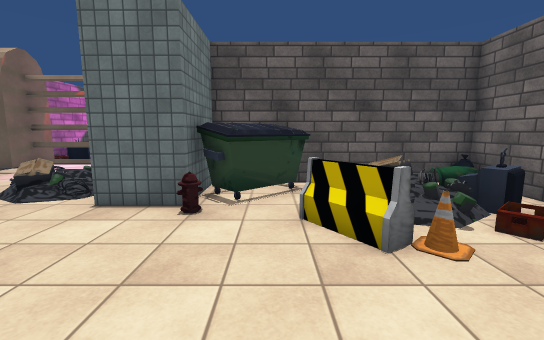
[1] (above)

23 first-person views from a walk through a 3-D level made in the Unity game engine. The camera is 1.5 m above the floor, tilts 8° down and sees 90° across. The floor is counted in squares, 1 m on a side. Each view is taken from the middle of a square. On the plan, view 1 faces up. The plan holds only what a view shows up to about 14 squares ahead; the rest is blank. The place goes on beyond the plan. The player is left out. Some animated figures are not drawn. Some surface patterns are stand-ins.

[2]
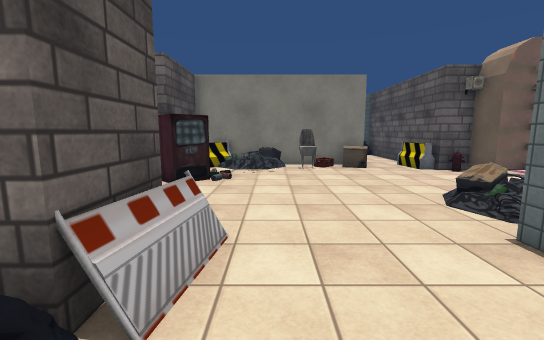

[3]
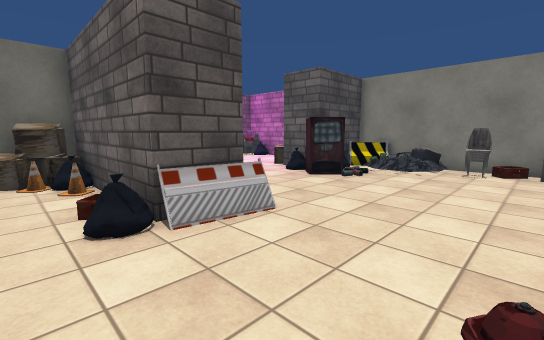

[4]
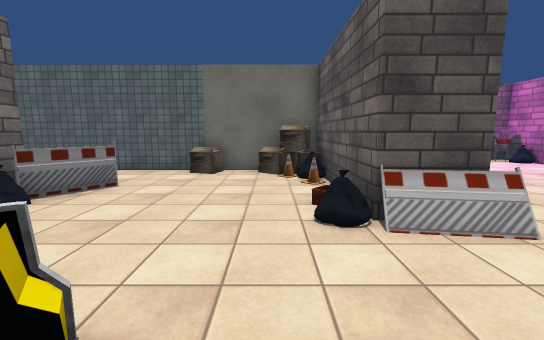

[5]
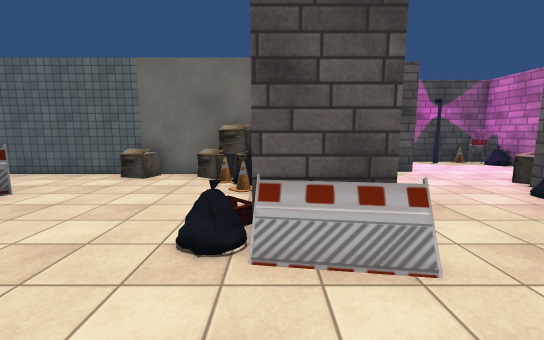

[6]
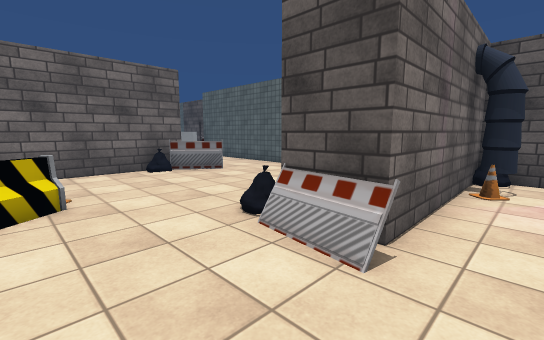

[7]
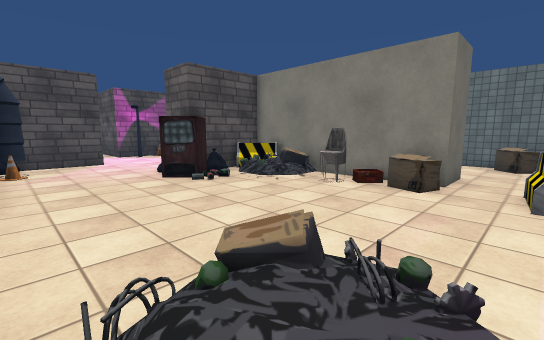

[8]
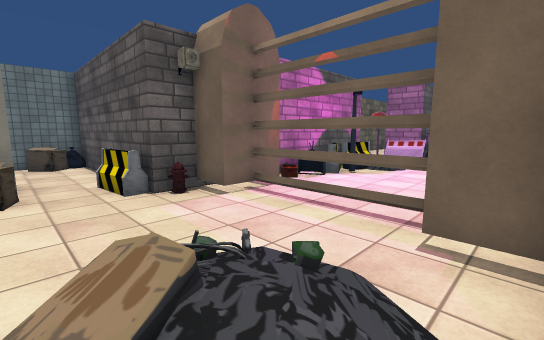

[9]
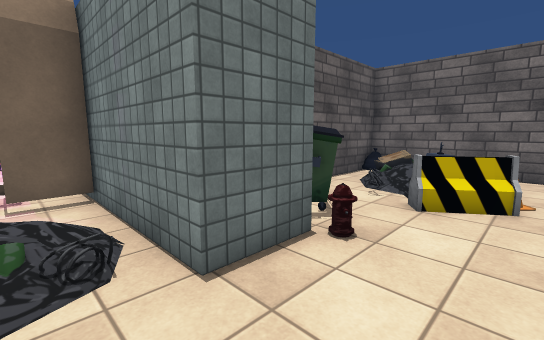

[10]
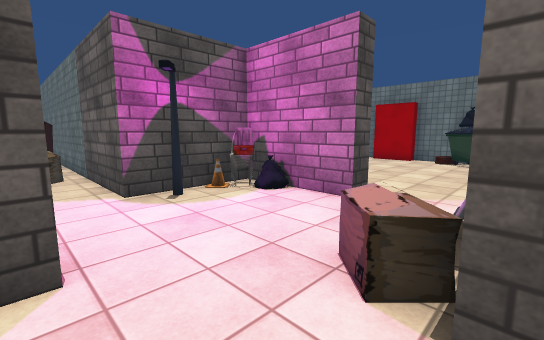

[11]
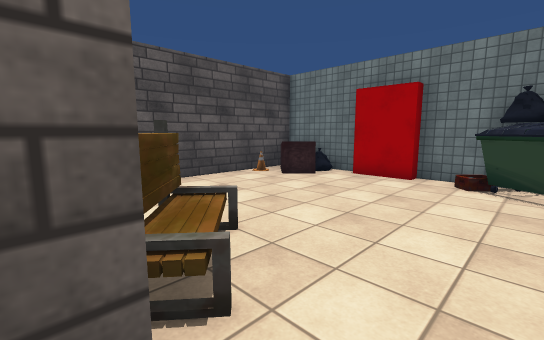

[12]
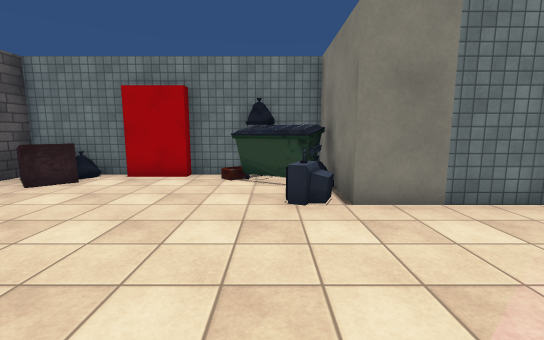

[13]
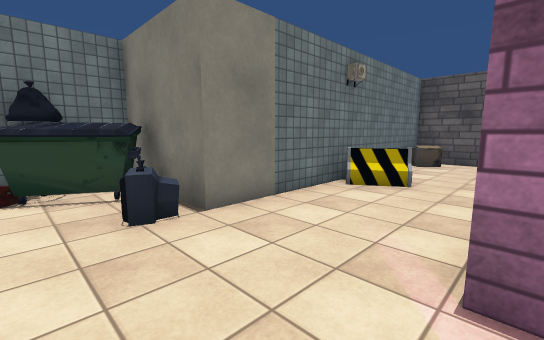

[14]
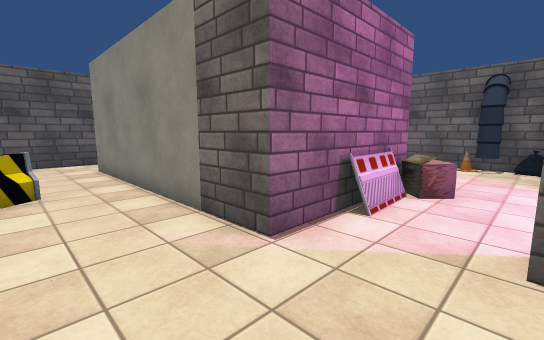

[15]
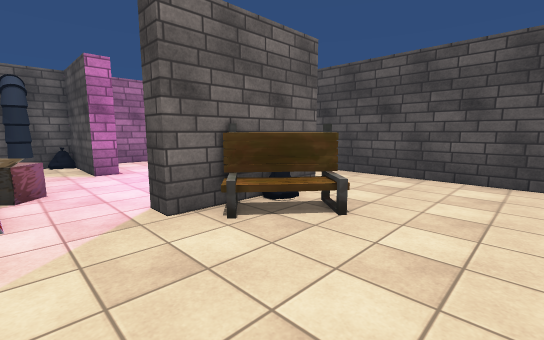

[16]
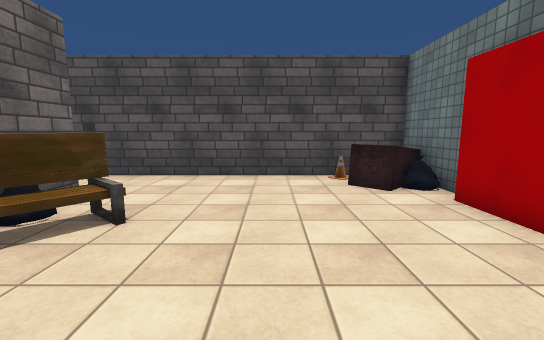

[17]
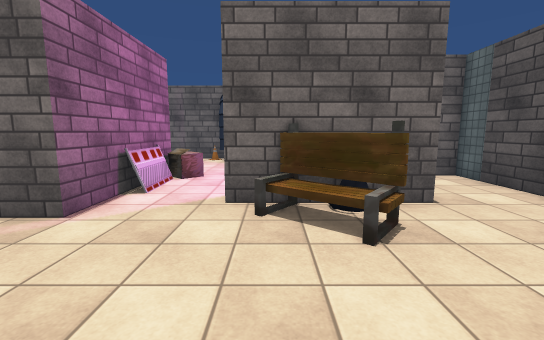

[18]
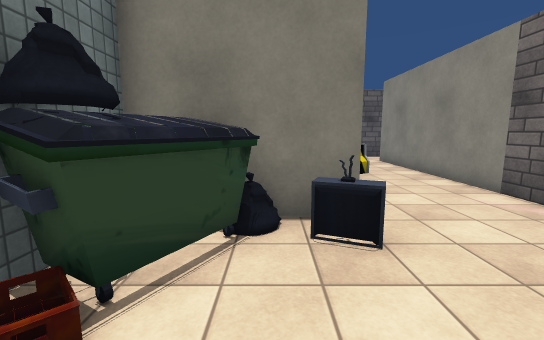

[19]
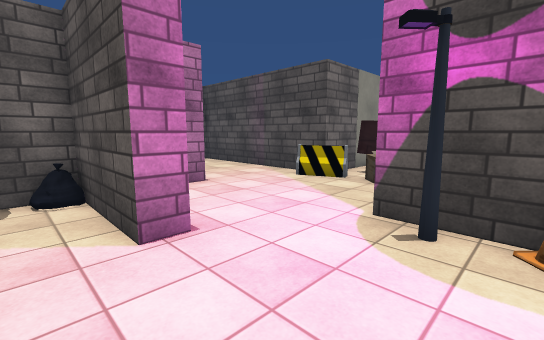

[20]
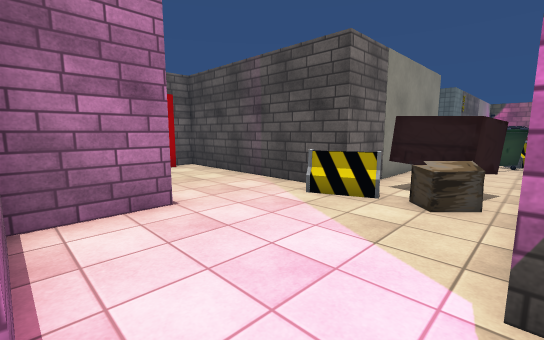

[21]
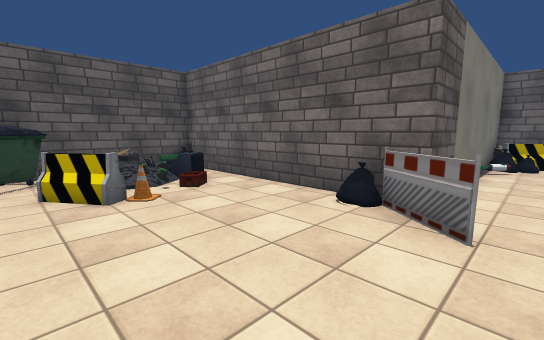

[22]
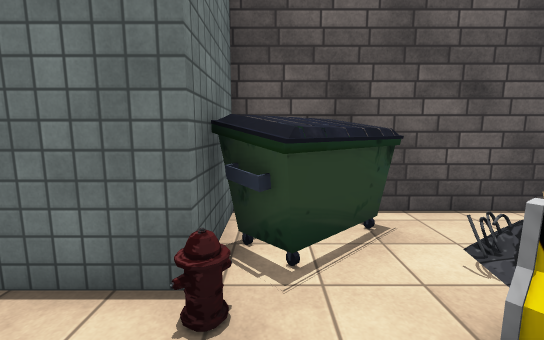

[23]
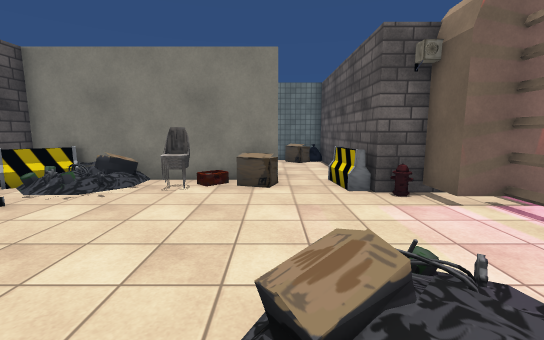

### Floor plan
Key: @ floor where view 1 was taken; # wall or solid block; . floor; / step, stairs or slope; O other object.
Columns run from 23 left of view 1 to 8 right of it. Each row starts with its distance up from view 1.
 11               OOOO#
 10             ##....###
  9     #########O......#
  8     #O.....OO....//.########O#
  7     #OO..........  /##OOO....#
  6     #....##OO....//.##OOO/ O.#
  5     # ...##O.........O#.O//OO#
  4     # ...###O...........O///.#
  3     # ...##OO............O...#
  2     # O..## //...............#
  1     #O...##///.....OOO.......#
  0     #....##O//O.....##O@....O#
 -1     #....##OOOOO....##......O###
 -2     #....#####O.....##......O...
 -3 #####....######.....##O.........
 -4 #OOOO......OOOO....O #OO......
 -5 #OO................O #OO.OO....
 -6 #OO.............###O ###########
 -7 #........O#.....#####
 -8 ##......OO#O........#
 -9 ##......OO#OOO......#
-10 ##........#####.......
-11 #OO.........  #.........
-12 #OOO..........#..........##
-13 #O#O..........#OOOO.......#
-14     ###########OOO#########
-15               #O O#
-16               #.  #
-17               #.  #
-18               #.  #
-19               #.
-20               #O
-21                O
-22                O
-23                O

Where each view was taken, in squares from view 1:
view 1: 0 up, 0 right, facing up
view 2: 2 up, 0 right, facing left
view 3: 5 up, 0 right, facing down-left
view 4: 5 up, 0 right, facing down
view 5: 4 up, 2 left, facing down
view 6: 4 up, 5 left, facing down-right
view 7: 8 up, 4 left, facing down-left
view 8: 6 up, 4 left, facing up-left
view 9: 3 up, 5 left, facing up-right
view 10: 3 down, 7 left, facing down-left
view 11: 5 down, 13 left, facing down-left
view 12: 5 down, 13 left, facing left
view 13: 6 down, 14 left, facing up-left
view 14: 6 down, 17 left, facing up-right
view 15: 4 down, 18 left, facing down-right
view 16: 4 down, 18 left, facing down
view 17: 7 down, 19 left, facing right
view 18: 8 down, 20 left, facing up
view 19: 5 down, 11 left, facing down-right
view 20: 7 down, 9 left, facing down-right
view 21: 3 down, 0 right, facing up-right
view 22: 3 up, 1 left, facing up
view 23: 6 up, 4 left, facing left
